Frame 1 (no input): blank canvas, image omitted
Frame 60 (the mouse pressed at the canvas centre just before this capture): blank canvas, image omitted
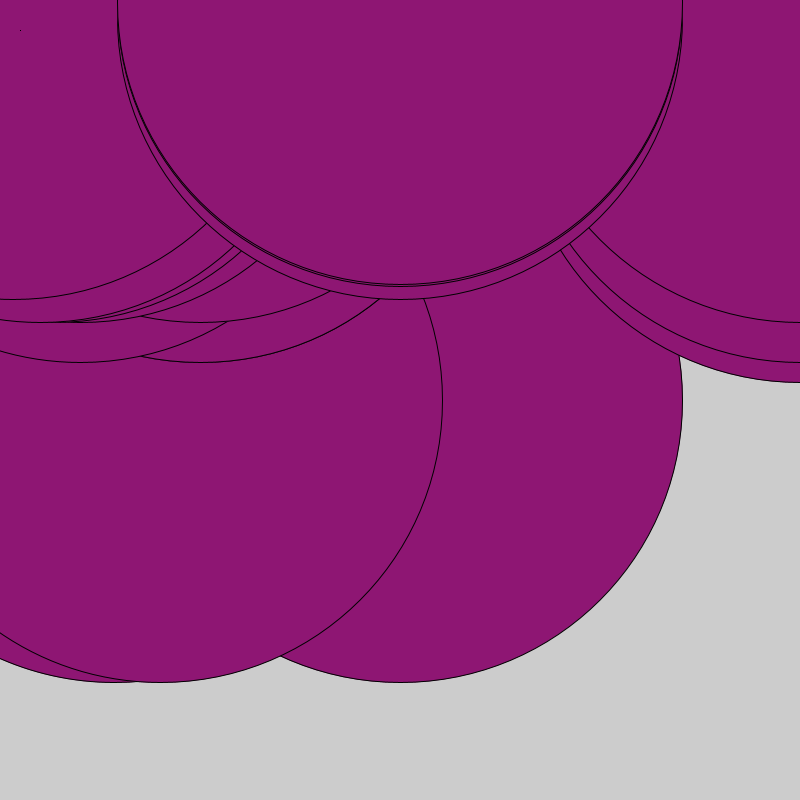
Frame 120 (the mouse held since frame 60 and released just before this capture)

The Processing sketch whose frames 1 and 60 were blank and that drew this single picture after the mouse press (run headless with seeded random() and noise(); from frame 60 on, the mouse is pressed at the canvas centre):

// Processing sketch: processing_107546
// ── processing_107546.pde

float vel=0;
void setup () {
  size(800, 800);
}
void draw () {
  //background(0, 163, 159);
  vel=dist(mouseX, mouseY, pmouseX, pmouseY);
  println(vel);

  ellipse(width/2, height/2, vel, vel);
  ellipse(width/7, height/2, vel, vel);
  ellipse(width/5, height/2, vel, vel);  
  ellipse(width/1, height/8, vel, vel);
  ellipse(width/4, height/10, vel, vel);
  ellipse(width/10, height/100, vel, vel);
  ellipse(width/1, height/10, vel, vel);
  ellipse(width/4, height/10, vel, vel);
  ellipse(width/10, height/10, vel, vel);
  ellipse(width/10, height/100, vel, vel);
  ellipse(width/1, height/20, vel, vel);
  ellipse(width/4, height/20, vel, vel);
  ellipse(width/10, height/20, vel, vel);
  ellipse(width/20, height/100, vel, vel);
  ellipse(width/15, height/20, vel, vel);
  ellipse(width/20, height/20, vel, vel);
  ellipse(width/60, height/45, vel, vel);
  ellipse(width/2, height/45, vel, vel);
  ellipse(width/2, height/200, vel, vel);
  ellipse(width/2, height/267, vel, vel);
  vel=dist(mouseX, mouseY, pmouseX, pmouseY);
  println(vel);
  line(20, 30, 20, 30);

  if (mousePressed||mouseY< 200) {
    fill(142, 22, 115);
  }
  else {
    ellipse(width/1, height/21, vel, vel);
    ellipse(width/1, height/20, vel, vel);
    ellipse(width/258, height/100, vel, vel);
    ellipse(width/168, height, vel, vel);
    ellipse(width/20, height/20, vel, vel);
    ellipse(width/60, height/45, vel, vel);
    ellipse(width/2, height/45, vel, vel);
    fill(235, 226, 44,20);
     ellipse(width/20, height/20, vel, vel);
    
  }
}
